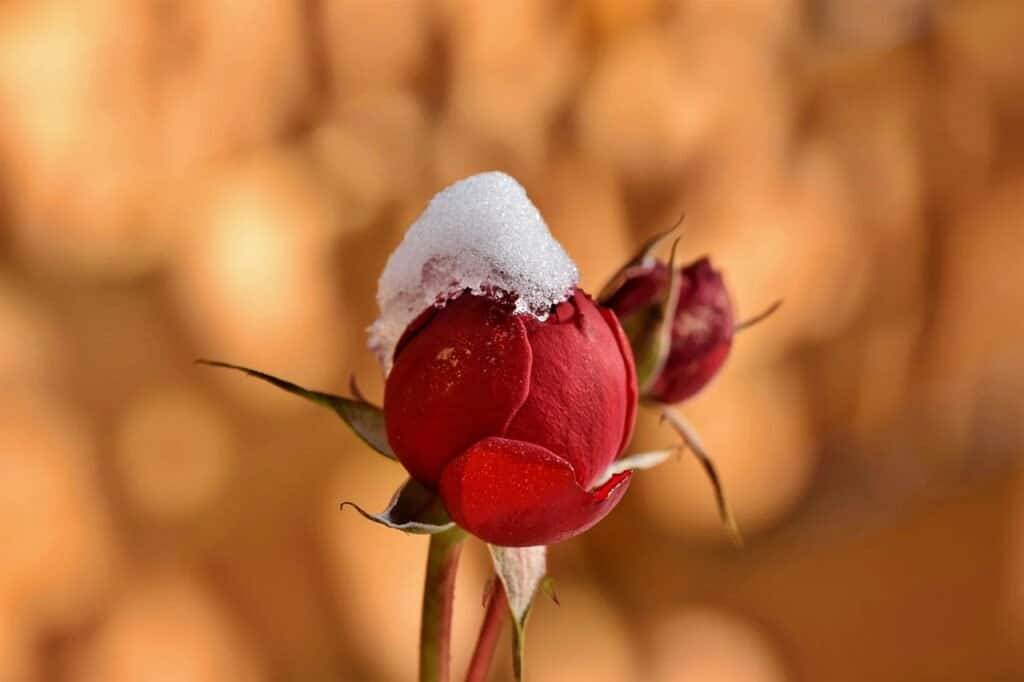
#> input picture openCV/test.png, 1024 x 682 px, found by its file name
$ python Demo04_1.py
#> lines starting #> are read from the running program, lines starting #| are printed output that depends on the picture; after the words box and inside, x2 and y2 are one past the last pixel; in counts of white or black regions, pixels touching at a corner belong together
import cv2
import numpy as np
img = cv2.imread('openCV\\test.png')
#> img is the input picture: shape (682, 1024, 3); mean B, G, R 60.4, 110.8, 184
image_copy = img.copy()
imgheight=img.shape[0]
#> imgheight = 682
imgwidth=img.shape[1]
#> imgwidth = 1024
#M、N计算为imgheight、imgwidth 1/3 应该切成9张
M = 227
N = 341
x1 = 0
y1 = 0
for y in range(0, imgheight, M):#M 为步长
    for x in range(0, imgwidth, N):#N 为步长
        if (imgheight - y) < M or (imgwidth - x) < N:
            break
        y1 = y + M
        x1 = x + N
        # 检查补丁的宽度或高度是否超过图像的宽度或高度
        if x1 >= imgwidth and y1 >= imgheight:
            x1 = imgwidth - 1
            y1 = imgheight - 1
            #剪成MxN大小的小块
            tiles = image_copy[y:y+M, x:x+N]
            #将每个补丁保存到文件目录中
            cv2.imwrite('openCV\saved_patches\\'+'tile'+str(x)+'_'+str(y)+'.jpg', tiles)
            cv2.rectangle(img, (x, y), (x1, y1), (0, 255, 0), 1)
        elif y1 >= imgheight: # 当补丁高度超过图像高度时
            y1 = imgheight - 1
            #剪成MxN大小的小块
            tiles = image_copy[y:y+M, x:x+N]
            #将每个补丁保存到文件目录中
            cv2.imwrite('openCV\saved_patches\\'+'tile'+str(x)+'_'+str(y)+'.jpg', tiles)
            cv2.rectangle(img, (x, y), (x1, y1), (0, 255, 0), 1)
        elif x1 >= imgwidth: # 当补丁宽度超过图像宽度时
            x1 = imgwidth - 1
            #剪成MxN大小的小块
            tiles = image_copy[y:y+M, x:x+N]
            #将每个补丁保存到文件目录中
            cv2.imwrite('openCV\saved_patches\\'+'tile'+str(x)+'_'+str(y)+'.jpg', tiles)
            cv2.rectangle(img, (x, y), (x1, y1), (0, 255, 0), 1)
        else:
            #剪成MxN大小的小块
            tiles = image_copy[y:y+M, x:x+N]
            #将每个补丁保存到文件目录中
            cv2.imwrite('openCV\saved_patches\\'+'tile'+str(x)+'_'+str(y)+'.jpg', tiles)
            cv2.rectangle(img, (x, y), (x1, y1), (0, 255, 0), 1)
#> this loop made 4 passes
#> pass 1, `cv2.imwrite('openCV\saved_patches\\'+'tile'+str(x)+'_'+str(y)+'.jpg', ..`:
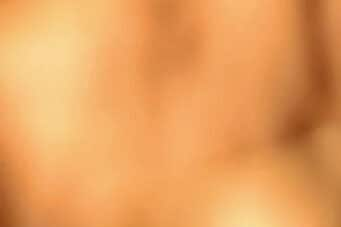
#> saved as tile0_0.jpg: shape (227, 341, 3); mean B, G, R 93.6, 160.2, 231.6
#> pass 1, `cv2.imwrite('openCV\saved_patches\\'+'tile'+str(x)+'_'+str(y)+'.jpg', ..`:
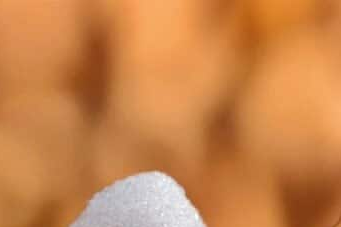
#> saved as tile341_0.jpg: shape (227, 341, 3); mean B, G, R 75.2, 131.9, 201.6
#> pass 1, `cv2.imwrite('openCV\saved_patches\\'+'tile'+str(x)+'_'+str(y)+'.jpg', ..`:
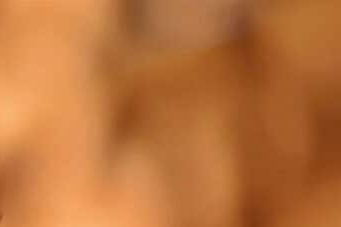
#> saved as tile682_0.jpg: shape (227, 341, 3); mean B, G, R 59.3, 114.8, 187.1
#> pass 2, `cv2.imwrite('openCV\saved_patches\\'+'tile'+str(x)+'_'+str(y)+'.jpg', ..`:
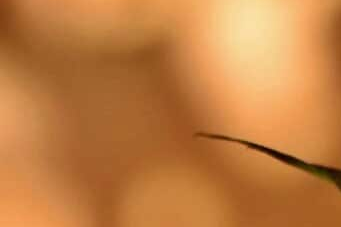
#> saved as tile0_227.jpg: shape (227, 341, 3); mean B, G, R 66.1, 126.1, 193.4
#> after the loop:
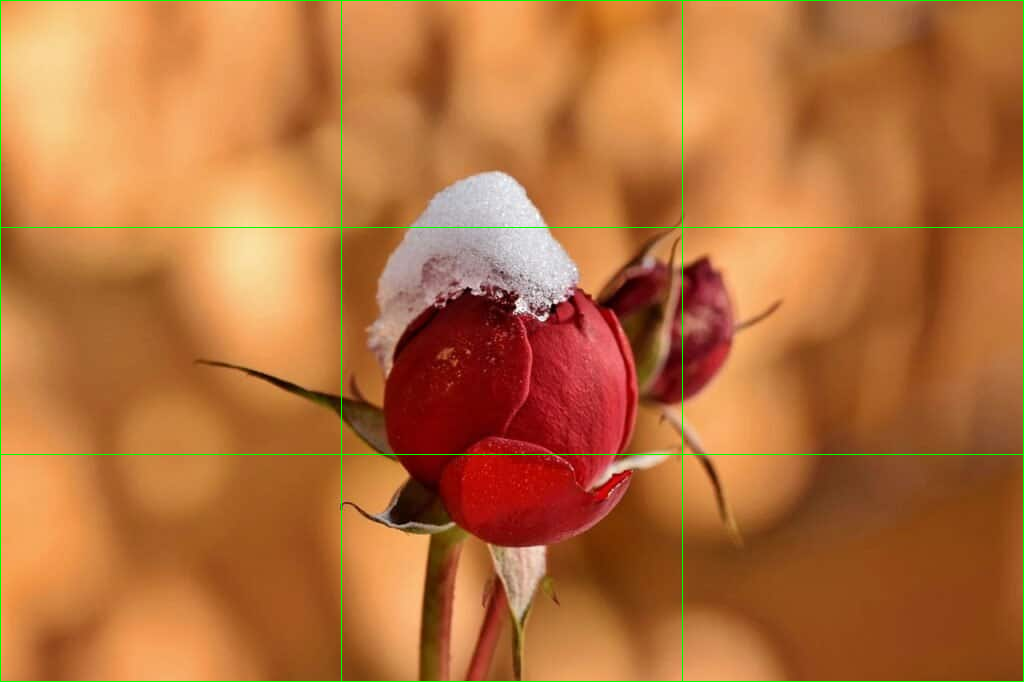
#> img: shape (682, 1024, 3); 0.97% of pixels changed, all inside (x1, y1, x2, y2) = (0, 0, 1024, 682)
#> after the loop:
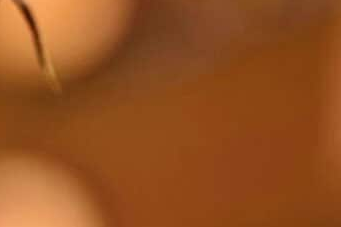
#> tiles: shape (227, 341, 3); mean B, G, R 32.2, 80.3, 147.7
#保存完整的图像到文件目录
cv2.imshow("Patched Image",img)
cv2.imwrite("patched.jpg",img)
cv2.waitKey()
cv2.destroyAllWindows()
